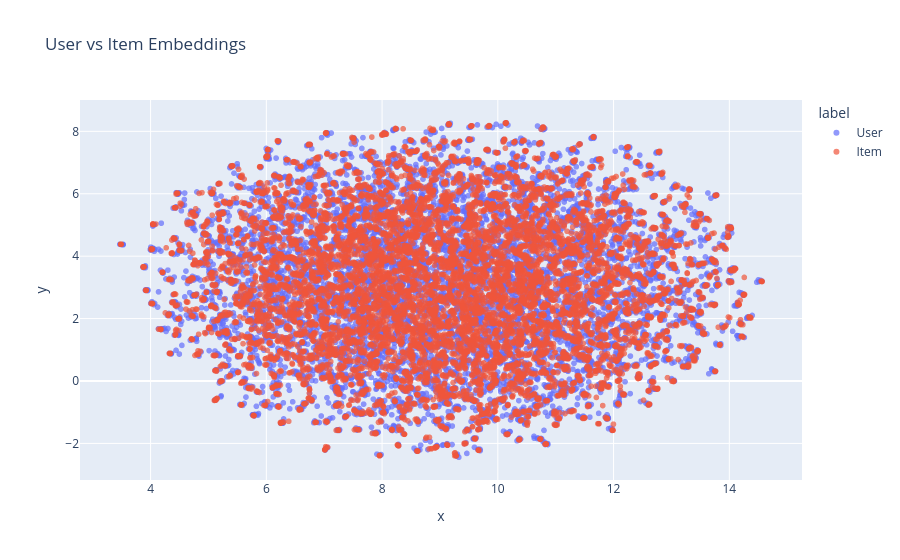

The notebook cell this image was saved under:
### Code cell
import plotly.express as px

# 유저/상품 벡터 합치기
all_vectors = np.vstack([user_vectors, item_vectors])
# User, Item 범례 구분 값(User/Item)
labels = ["User"] * len(user_vectors) + ["Item"] * len(item_vectors)

ids = [f"User_{i}" for i in range(len(user_vectors))] + [
    f"Item_{j}" for j in range(len(item_vectors))
]

# UMAP 기반 차원 축소
# - metric="cosine": 임베딩 간 코사인 거리 기준으로 구조를 보존
reducer = umap.UMAP(metric="cosine")
embeddings = reducer.fit_transform(all_vectors)

# DataFrame 생성
df_plot = pd.DataFrame(
    {"x": embeddings[:, 0], "y": embeddings[:, 1], "label": labels, "id": ids}
)

# Plotly 시각화
fig = px.scatter(
    df_plot,
    x="x",
    y="y",
    color="label",
    hover_data=["id"],  # 마우스 오버 시 ID 표시
    opacity=0.7,
    title="User vs Item Embeddings",
)

fig.update_traces(marker=dict(size=6))
fig.show()

### Figure 1 — Plotly figure (JSON) as saved in the notebook; plotly's stock layout.template omitted (floating-point values rounded to 4 significant figures; data arrays with more than 128 entries replaced by an {"elided": "..."} marker saying what was removed)
{"data": [{"customdata": {"elided": "10000x1 str values"}, "hovertemplate": "label=User<br>x=%{x}<br>y=%{y}<br>id=%{customdata[0]}<extra></extra>", "legendgroup": "User", "marker": {"color": "#636efa", "opacity": 0.7, "symbol": "circle", "size": 6}, "mode": "markers", "name": "User", "showlegend": true, "x": {"elided": "10000 float values"}, "xaxis": "x", "y": {"elided": "10000 float values"}, "yaxis": "y", "type": "scattergl"}, {"customdata": {"elided": "9995x1 str values"}, "hovertemplate": "label=Item<br>x=%{x}<br>y=%{y}<br>id=%{customdata[0]}<extra></extra>", "legendgroup": "Item", "marker": {"color": "#EF553B", "opacity": 0.7, "symbol": "circle", "size": 6}, "mode": "markers", "name": "Item", "showlegend": true, "x": {"elided": "9995 float values"}, "xaxis": "x", "y": {"elided": "9995 float values"}, "yaxis": "y", "type": "scattergl"}], "layout": {"xaxis": {"anchor": "y", "domain": [0.0, 1.0], "title": {"text": "x"}}, "yaxis": {"anchor": "x", "domain": [0.0, 1.0], "title": {"text": "y"}}, "legend": {"title": {"text": "label"}, "tracegroupgap": 0}, "title": {"text": "User vs Item Embeddings"}}}
